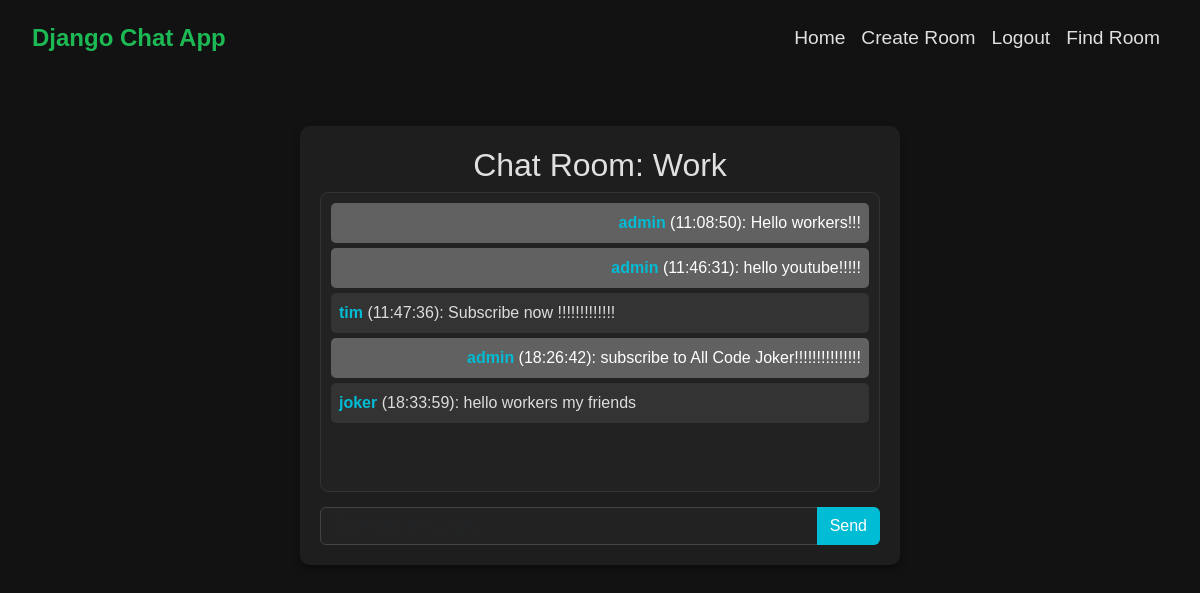
The page /chat/55555/ (signed in) on the database its author committed.
### main/models.py (models this page shows, shortened)
class Room(models.Model):
    name = models.CharField(max_length=100)
    code = models.CharField(max_length=10, unique=True)

class Message(models.Model):
    room = models.ForeignKey(Room, on_delete=models.CASCADE)
    user = models.ForeignKey(User, on_delete=models.CASCADE)
    context = models.TextField()
    date_send = models.DateTimeField(auto_now_add=True)

### main/views.py (the view)
# urls.py: path('chat/<str:room_code>/', views.chat_room, name="chat_room"),
def chat_room(request, room_code):
    room = get_object_or_404(Room, code=room_code)  # Find room by code
    messages = Message.objects.filter(room=room).order_by("date_send")  # Get past messages
    return render(request, "main/room.html", {
        "room": room,
        "messages": messages
    })

### main/templates/main/room.html (shortened to what this page needs)
{% extends 'main/base.html' %}
{% block body %}
<div class="container chat-container">
    <h2 class="text-center">Chat Room: {{ room.name }}</h2>
    <div id="chat-box">
        {% for message in messages %}
            <p class="chat-message {% if message.user == request.user %}you{% endif %}">
                <strong>{{ message.user.username }}</strong> ({{ message.date_send|date:"H:i:s" }}): {{ message.context }}
            </p>
        {% endfor %}
    </div>
    <div class="input-group">
        <input type="text" id="messageInput" class="form-control" placeholder="Type your message...">
        <button class="btn btn-send" onclick="sendMessage()">Send</button>
    </div>
</div>
{% endblock %}

### main/templates/main/base.html (style rules this page uses)
body { font-family: 'Poppins', sans-serif; background-color: #121212; color: #e0e0e0; }
.chat-container { max-width: 600px; margin: 50px auto; background: #1e1e1e; padding: 20px; border-radius: 10px; box-shadow: 0px 4px 8px rgba(0, 0, 0, 0.3); }
#chat-box { border: 1px solid #333; height: 300px; overflow-y: auto; background: #222; padding: 10px; border-radius: 8px; }
.chat-message { padding: 8px; margin-bottom: 5px; border-radius: 5px; background: #333; color: #ddd; }
.chat-message strong { color: #00bcd4; }
.chat-message.you { background: #616161; color: white; text-align: right; }
.input-group { margin-top: 15px; }
.form-control { background: #222; color: #e0e0e0; border: 1px solid #444; }
.btn-send { background-color: #00bcd4; color: white; }

### rows shown on the page
Room: name "Work"
Message: user.username "admin", date_send "11:08:50", context "Hello workers!!!"
Message: user.username "admin", date_send "11:46:31", context "hello youtube!!!!!"
Message: user.username "tim", date_send "11:47:36", context "Subscribe now !!!!!!!!!!!!!"
Message: user.username "admin", date_send "18:26:42", context "subscribe to All Code Joker!!!!!!!!!!!!!!!"
Message: user.username "joker", date_send "18:33:59", context "hello workers my friends"
